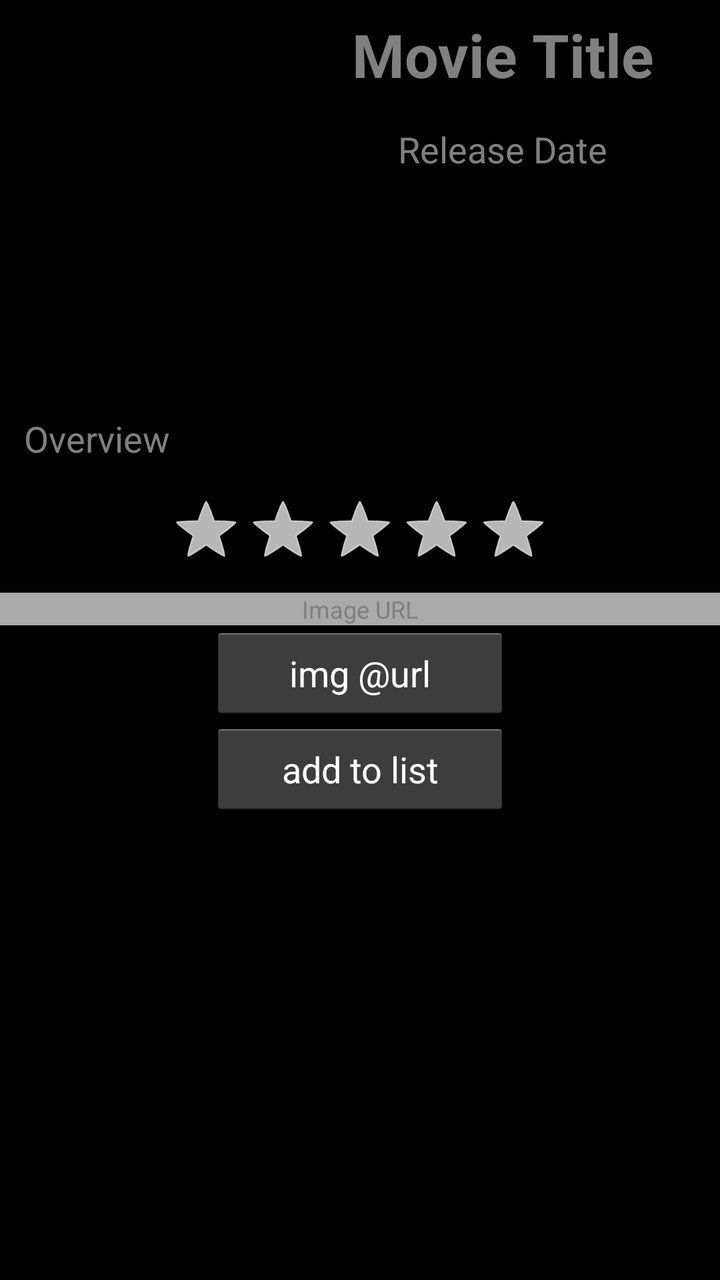
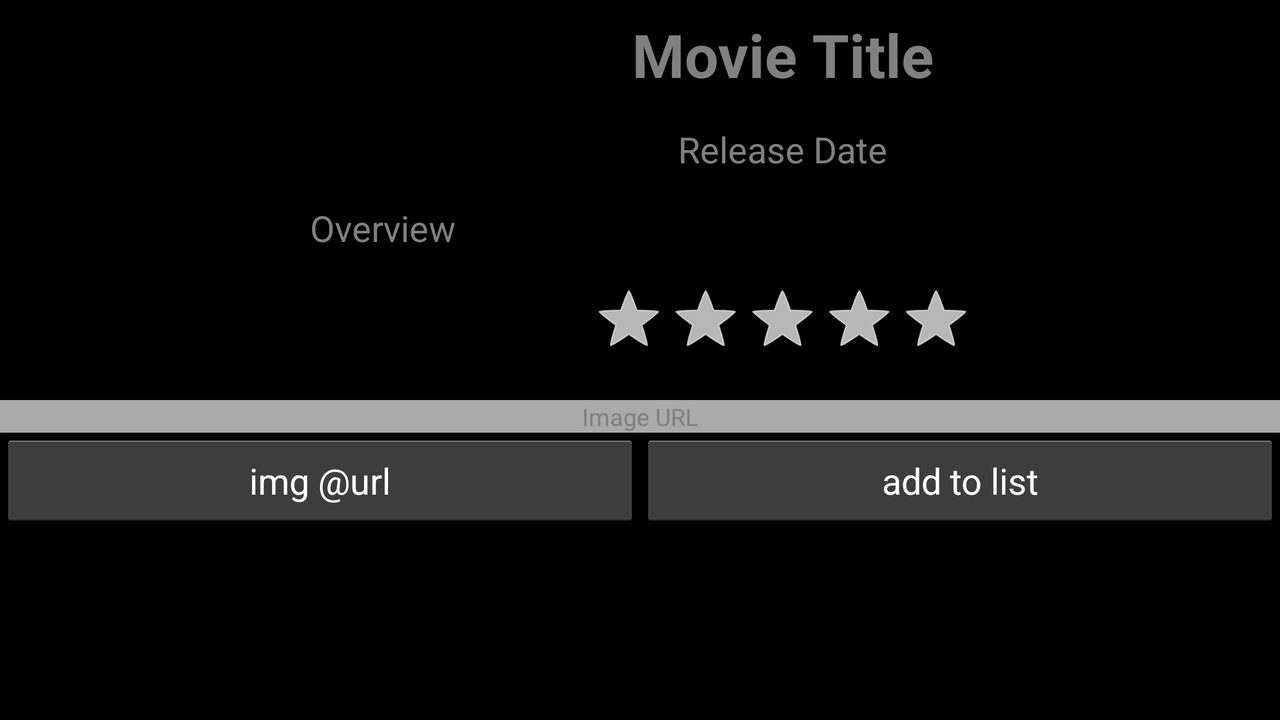

Two renders of one Android screen. The first uses the default layout on a phone; the second uses the alternative layout the repository ships for a different screen configuration, on a matching device. The two XML files are below.
<!-- AndroidManifest.xml: application theme AppTheme -->
<!-- res/layout/activity_movie.xml -->
<?xml version="1.0" encoding="utf-8"?>
<android.support.constraint.ConstraintLayout xmlns:android="http://schemas.android.com/apk/res/android"
    xmlns:app="http://schemas.android.com/apk/res-auto"
    xmlns:tools="http://schemas.android.com/tools"
    android:layout_width="match_parent"
    android:layout_height="match_parent"
    android:background="@android:color/background_dark"
    tools:context=".MovieAct" >

    <ScrollView
        android:id="@+id/scrollView"
        android:layout_width="0dp"
        android:layout_height="wrap_content"
        app:layout_constraintBottom_toBottomOf="parent"
        app:layout_constraintEnd_toEndOf="parent"
        app:layout_constraintHorizontal_bias="0.0"
        app:layout_constraintStart_toStartOf="parent"
        app:layout_constraintTop_toTopOf="parent"
        app:layout_constraintVertical_bias="0.0">

        <LinearLayout
            android:id="@+id/linearLayout2"
            android:layout_width="match_parent"
            android:layout_height="wrap_content"
            android:gravity="center"
            android:orientation="vertical"
            app:layout_constraintBottom_toBottomOf="parent"
            app:layout_constraintEnd_toEndOf="parent"
            app:layout_constraintStart_toStartOf="parent"
            app:layout_constraintTop_toTopOf="parent">

            <LinearLayout
                android:layout_width="match_parent"
                android:layout_height="match_parent"
                android:orientation="horizontal">

                <ImageView
                    android:id="@+id/img2"
                    android:layout_width="286dp"
                    android:layout_height="200dp"
                    android:layout_weight="1"
                    android:contentDescription="@string/movie_image"
                    android:src="@drawable/ic_launcher_foreground" />

                <LinearLayout
                    android:layout_width="match_parent"
                    android:layout_height="wrap_content"
                    android:layout_weight="1"
                    android:orientation="vertical">

                    <EditText
                        android:id="@+id/txtMovieTitle"
                        android:layout_width="match_parent"
                        android:layout_height="wrap_content"
                        android:gravity="center"
                        android:hint="@string/movie_title"
                        android:inputType="text|textMultiLine"
                        android:textColor="@android:color/white"
                        android:textSize="30sp"
                        android:textStyle="bold" >
                    </EditText>

                    <EditText
                        android:id="@+id/txtRlsDt"
                        android:layout_width="match_parent"
                        android:layout_height="wrap_content"
                        android:gravity="center"
                        android:hint="@string/release_date"
                        android:inputType="text"
                        android:textColor="@android:color/white" />

                </LinearLayout>
            </LinearLayout>

            <EditText
                android:id="@+id/txtOver"
                android:layout_width="match_parent"
                android:layout_height="wrap_content"
                android:hint="@string/overview"
                android:inputType="textMultiLine"
                android:textColor="@android:color/white"/>

            <RatingBar
                android:id="@+id/ratingBar"
                style="@android:style/Widget.Holo.RatingBar"
                android:layout_width="wrap_content"
                android:layout_height="wrap_content"
                android:layout_gravity="center"
                android:clickable="true"
                android:numStars="5"
                android:scaleX=".8"
                android:scaleY=".8"
                android:stepSize="1" />

            <EditText
                android:id="@+id/txtImgUrl"
                android:layout_width="match_parent"
                android:layout_height="wrap_content"
                android:background="@android:color/darker_gray"
                android:gravity="center"
                android:hint="@string/image_url"
                android:inputType="text|textUri"
                android:textSize="12sp" />

            <Button
                android:id="@+id/btnShow"
                android:layout_width="150dp"
                android:layout_height="wrap_content"
                android:text="@string/img_url"
                android:textColor="@android:color/white" />

            <Button
                android:id="@+id/btnSave"
                android:layout_width="150dp"
                android:layout_height="wrap_content"
                android:text="@string/add_to_list"
                android:textColor="@android:color/white" />

        </LinearLayout>
    </ScrollView>


</android.support.constraint.ConstraintLayout>
<!-- resources referenced by this layout -->
<resources>
  <string name="add_to_list">add to list</string>
  <string name="image_url">Image URL</string>
  <string name="img_url">img @url</string>
  <string name="movie_image">movie image</string>
  <string name="movie_title">Movie Title</string>
  <string name="overview">Overview</string>
  <string name="release_date">Release Date</string>
  <style name="AppTheme" parent="android:Theme.Holo.Light.DarkActionBar">
          
      </style>
</resources>
<!-- res/layout-land/activity_movie.xml (the author's variant of the layout above) -->
<!-- drawn on the phone turned sideways -->
<?xml version="1.0" encoding="utf-8"?>
<android.support.constraint.ConstraintLayout xmlns:android="http://schemas.android.com/apk/res/android"
    xmlns:app="http://schemas.android.com/apk/res-auto"
    xmlns:tools="http://schemas.android.com/tools"
    android:layout_width="match_parent"
    android:layout_height="match_parent"
    android:background="@android:color/background_dark"
    tools:context=".MovieAct" >

    <ScrollView
        android:id="@+id/scrollView"
        android:layout_width="0dp"
        android:layout_height="wrap_content"
        app:layout_constraintBottom_toBottomOf="parent"
        app:layout_constraintEnd_toEndOf="parent"
        app:layout_constraintHorizontal_bias="0.0"
        app:layout_constraintStart_toStartOf="parent"
        app:layout_constraintTop_toTopOf="parent"
        app:layout_constraintVertical_bias="0.0">

        <LinearLayout
            android:id="@+id/linearLayout2"
            android:layout_width="match_parent"
            android:layout_height="wrap_content"
            android:gravity="center"
            android:orientation="vertical"
            app:layout_constraintBottom_toBottomOf="parent"
            app:layout_constraintEnd_toEndOf="parent"
            app:layout_constraintStart_toStartOf="parent"
            app:layout_constraintTop_toTopOf="parent">

            <LinearLayout
                android:layout_width="match_parent"
                android:layout_height="match_parent"
                android:orientation="horizontal">

                <ImageView
                    android:id="@+id/img2"
                    android:layout_width="286dp"
                    android:layout_height="200dp"
                    android:layout_weight="1"
                    android:contentDescription="@string/movie_image"
                    android:src="@drawable/ic_launcher_foreground" />

                <LinearLayout
                    android:layout_width="match_parent"
                    android:layout_height="wrap_content"
                    android:layout_weight="1"
                    android:orientation="vertical">

                    <EditText
                        android:id="@+id/txtMovieTitle"
                        android:layout_width="match_parent"
                        android:layout_height="wrap_content"
                        android:gravity="center"
                        android:hint="@string/movie_title"
                        android:inputType="text|textMultiLine"
                        android:textColor="@android:color/white"
                        android:textSize="30sp"
                        android:textStyle="bold" >
                    </EditText>

                    <EditText
                        android:id="@+id/txtRlsDt"
                        android:layout_width="match_parent"
                        android:layout_height="wrap_content"
                        android:gravity="center"
                        android:hint="@string/release_date"
                        android:inputType="text"
                        android:textColor="@android:color/white" />

                    <EditText
                        android:id="@+id/txtOver"
                        android:layout_width="match_parent"
                        android:layout_height="wrap_content"
                        android:hint="@string/overview"
                        android:inputType="textMultiLine"
                        android:textColor="@android:color/white" />

                    <RatingBar
                        android:id="@+id/ratingBar"
                        style="@android:style/Widget.Holo.RatingBar"
                        android:layout_width="wrap_content"
                        android:layout_height="wrap_content"
                        android:layout_gravity="center"
                        android:clickable="true"
                        android:numStars="5"
                        android:scaleX=".8"
                        android:scaleY=".8"
                        android:stepSize="1" />

                </LinearLayout>
            </LinearLayout>

            <EditText
                android:id="@+id/txtImgUrl"
                android:layout_width="match_parent"
                android:layout_height="wrap_content"
                android:background="@android:color/darker_gray"
                android:gravity="center"
                android:hint="@string/image_url"
                android:inputType="text|textUri"
                android:textSize="12sp" />

            <LinearLayout
                android:layout_width="match_parent"
                android:layout_height="match_parent"
                android:orientation="horizontal">

                <Button
                    android:id="@+id/btnShow"
                    android:layout_width="150dp"
                    android:layout_height="wrap_content"
                    android:layout_weight="1"
                    android:text="@string/img_url"
                    android:textColor="@android:color/white" />

                <Button
                    android:id="@+id/btnSave"
                    android:layout_width="150dp"
                    android:layout_height="wrap_content"
                    android:layout_weight="1"
                    android:text="@string/add_to_list"
                    android:textColor="@android:color/white" />
            </LinearLayout>

        </LinearLayout>
    </ScrollView>


</android.support.constraint.ConstraintLayout>
